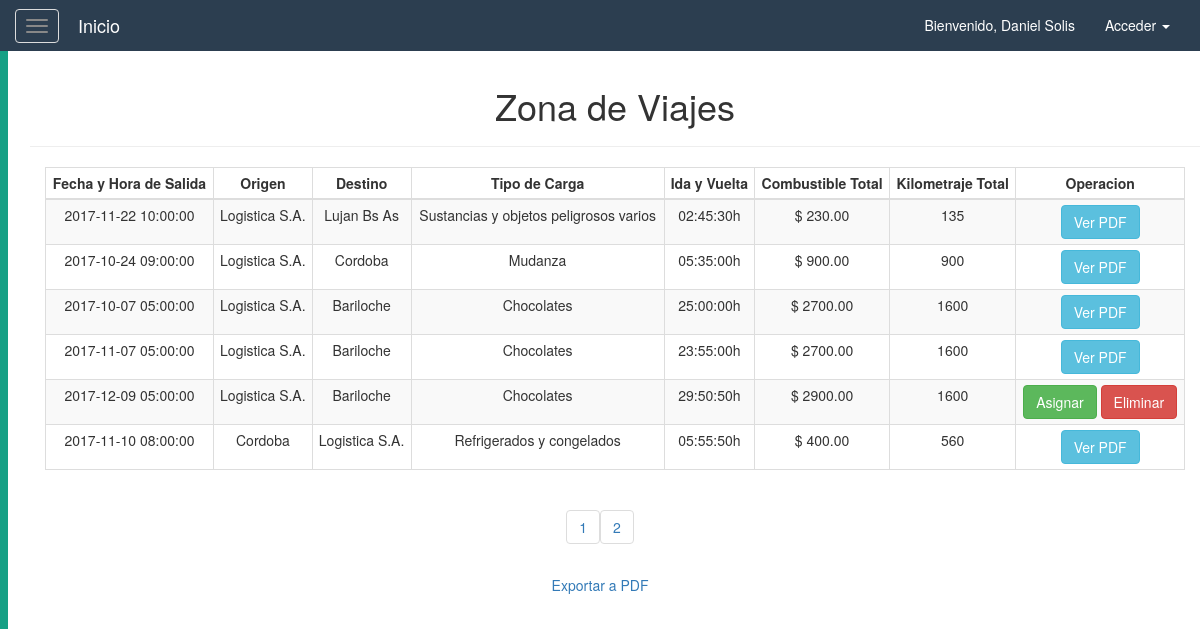
The page /logistica/vista_viajes.php (signed in) on the database its author committed.
### tables this page shows
CREATE TABLE Viaje(
	idViaje int(11) NOT NULL AUTO_INCREMENT,
    fkPresupuestoV int(11) NOT NULL,
    fecha datetime NOT NULL,
    origen varchar(45) NOT NULL,
    destino varchar(45) NOT NULL,
    tipo_carga varchar(45) NOT NULL,
    tiempo_total time,
    combustible_total decimal(11,2),
    km_total int(11),
    PRIMARY KEY (idViaje),
    CONSTRAINT fk_prev FOREIGN KEY (fkPresupuestoV)
		REFERENCES Presupuesto (idPresupuesto)
);

### resources/config.php (called while the page is built, shortened)
<?php
    $TEMPLATES_PATH=$_SERVER['DOCUMENT_ROOT'].'/resources/templates';
    $DB_PATH=$_SERVER['DOCUMENT_ROOT'].'/resources/db';
    require_once($TEMPLATES_PATH.'/cssHead.php');
    require_once($DB_PATH.'/control.php');
?>

### resources/db/control.php (called while the page is built, shortened)
<?php
    class controlDB{
        function __construct(){
            try{
            $host="localhost";
            $dbname="logistica";
            $user="root";
            $pass="";
            $this->con=mysqli_connect($host,$user,$pass) or die("No se puede conectar con la base de datos.");
            mysqli_select_db($this->con,$dbname)or die("No se encuentra la base de datos.");
            mysqli_set_charset($this->con, "utf8");
            }catch(Exception $ex){
                throw $ex;
            }
        }
        function consultar($sql){
            $result=mysqli_query($this->con,$sql);
            $data=null;
            if($result){
                while($fila=mysqli_fetch_array($result)){
                    $data[]=$fila;
                }
            }
            return $data;
        }
    }
?>

### resources/library/viajes_pag.php (called while the page is built, shortened)
<?php
    $tamagno_paginas = 6;
    if(isset($_GET['pagina'])) {
        $pag = $_GET['pagina'];
    } else {
        $pag = 1;
    }
    $empezar_desde = ($pag-1) * $tamagno_paginas;
    $datos = $obj -> consultar("SELECT V.idViaje VViaje, V.fkPresupuestoV fkPresupuesto, V.fecha Fecha, V.origen Origen, V.destino Destino, V.tipo_carga Carga, V.tiempo_total Tiempo, V.combustible_total Combustible, V.km_total Km
        FROM Viaje V
        ORDER BY V.idViaje
        LIMIT $empezar_desde, $tamagno_paginas
    ");
    $cons = $obj -> consultar("SELECT T.fkViajeT TViaje
        FROM Vehiculo_Chofer_viaje T
        ORDER BY T.fkViajeT
    ");
    $asignar = array();
    foreach($cons as $a){
        $asignar[] = $a['TViaje'];
    }
    $num_filas = count($obj -> consultar("SELECT *
        FROM viaje
    "));
    $total_paginas = ceil($num_filas/$tamagno_paginas);
?>

### logistica/vista_viajes.php (the view, shortened to what this page needs)
<!DOCTYPE html>
<html lang="es">
<head>
    <?php
    require_once($_SERVER['DOCUMENT_ROOT'].'/resources/config.php');
    $obj = new controlDB();
    include $LIBRARY_PATH.'/viajes_pag.php';
    ?>
</head>
<body>
    <?php
    require_once($_SERVER['DOCUMENT_ROOT'].'/resources/templates/header.php');
    ?>
    <div id="wrapper">
        <?php
        require_once($_SERVER['DOCUMENT_ROOT'].'/resources/templates/sidebar.php');
        ?>
        <div id="page-content-wrapper">
            <div class="container-fluid">
                <div class="row">
                    <div class="col-lg-12 text-center">
                        <div class="container">
                            <div class="row">
                                <div class="col">
                                    <h1>Zona de Viajes</h1>
                                    <hr/>
                                </div>
                            </div>
                        </div>
                        <div class="container">
                            <div class="row">
                                <div class="col-lg-12 col-md-12 col-sm-12 col-xs-12">
                                    <div class="table-responsive">
                                        <table class="table table-striped table-bordered table-condensed table-hover">
                                            <thead>
                                                <th  class="text-center">Fecha y Hora de Salida</th>
                                                <th  class="text-center">Origen</th>
                                                <th  class="text-center">Destino</th>
                                                <th  class="text-center">Tipo de Carga</th>
                                                <th  class="text-center">Ida y Vuelta</th>
                                                <th  class="text-center">Combustible Total</th>
                                                <th  class="text-center">Kilometraje Total</th>
                                                <?php if($_SESSION['rol'] == 'Administrador' || $_SESSION["rol"] == 'Supervisor') {?>
                                                <th  class="text-center">Operacion</th>
                                                <?php } ?>
                                            </thead>
                                            <?php if($_SESSION['rol'] == 'Administrador' || $_SESSION["rol"] == 'Supervisor') {?>
                                            <?php foreach($datos as $td){ ?>
                                            <tr>
                                                <td><?php echo $td['Fecha']; ?></td>
                                                <td><?php echo $td['Origen']; ?></td>
                                                <td><?php echo $td['Destino']; ?></td>
                                                <td><?php echo $td['Carga']; ?></td>
                                                <td><?php echo ($td['Tiempo'].'h'); ?></td>
                                                <td><?php echo ('$ '.$td['Combustible']); ?></td>
                                                <td><?php echo $td['Km']; ?></td>
                                                <td class="text-center">
                                                    <?php if(!in_array($td['VViaje'], $asignar)) { ?>
                                                    <a href="asignarViaje.php?id=<?php echo $td['VViaje']?>">
                                                        <button class="btn btn-success">Asignar</button>
                                                    </a>
                                                    <a href="bdViajes.php?id=<?php echo $td['VViaje']?>&funcion=eliminar&presupuesto=<?php echo $td['fkPresupuesto']?>">
                                                        <button class="btn btn-danger">Eliminar</button>
                                                    </a>
                                                    <br>
                                                    <?php } else { ?>
                                                    <a href="imprimirViajeQR.php?id=<?php echo $td['VViaje']?>" target="_blank">
                                                        <button class="btn btn-info">Ver PDF</button>
                                                    </a>
                                                </td>
                                            </tr>
                                            <?php }}} ?>
                                        </table>
                                    </div>
                                </div>
                            </div>
                        </div>
                        <div class="row">
                            <div class="col">
                             <?php
                             for($i = 1; $i <= $total_paginas; $i++){
                                echo "<ul class='pagination'>
                                <li><a href='?pagina=".$i."'>".$i."</a></li>
                                </ul>";}
                                ?>
                            </div>
                        </div>
                        <div class="row">
                            <a href="exportarViaje.php" target="_blank">
                                <button class="btn btn-link">Exportar a PDF</button>
                            </a>
                        </div>
                    </div>
                </div>
            </div>
        </div>
    </div>
</body>
</html>

### resources/templates/cssHead.php
<?php
    echo "
        <meta charset='utf-8'>
        <meta name='viewport' content='width=device-width, initial-scale=1'>
        <link rel='stylesheet' href='/resources/css/bootstrap.min.css'>
        <link rel='stylesheet' href='/resources/css/fontello.css'>
        <link rel='stylesheet' href='/resources/css/frontEstilo.css'>
        <link rel='stylesheet' href='/resources/css/header.css'>
        <link rel='stylesheet' href='/resources/css/menuLateral.css'>
        <link rel='icon' href='/resources/images/title-logo.png' type='image/x-icon'>
    ";
?>

### resources/templates/header.php (shortened to what this page needs)
<nav class='navbar navbar-default'>
    <div class='container-fluid'>
        <div class='navbar-header'>
            <button type='button' class='navbar-toggle navbar-toggle-left collapsed' id='menu-toggle'>
        <span class='icon-bar'></span>
        <span class='icon-bar'></span>
        <span class='icon-bar'></span>
      </button>
            <a class='navbar-brand' href='ppal.php'>Inicio</a>
        </div>
        <div class='collapse navbar-collapse' id='bs-example-navbar-collapse-1'>
            <ul class='nav navbar-nav navbar-right'>
                <?php
                    echo "<li><a href='#'>Bienvenido, ".$_SESSION['usuario']."</a></li>";
                ?>
                <li class='dropdown'>
                    <a href='#' class='dropdown-toggle' data-toggle='dropdown' role='button' aria-haspopup='true' aria-expanded='false'>Acceder <span class='caret'></span></a>
                </li>
            </ul>
        </div>
    </div>
</nav>

### resources/templates/sidebar.php (shortened to what this page needs)
<div id='sidebar-wrapper'>
</div>

### resources/css/header.css (style rules this page uses)
.navbar { border-radius: 0px; }
.navbar-default { background-color:#2C3E50; border: #2C3E50 0px; color: white; }
.navbar-default .navbar-brand { color: white; }
.navbar-default .navbar-nav>li>a { color: white; }
.navbar { margin-bottom: 0px; }
.navbar-toggle-left { display: inline-block; }
.navbar-brand { display:inline-block; float:none; }
.navbar-toggle-left { float:none; }

### resources/css/menuLateral.css (style rules this page uses)
#sidebar-wrapper { z-index: 1; position: absolute; width: 0; height: 100%; overflow-y: hidden; background: #2C3E50; border-left: 8px solid #16A085; transition: all 0.4s ease; }
#page-content-wrapper { width: 100%; height: 100%; position: absolute; padding: 15px; }

### rows shown on the page
viaje: fecha "2017-11-22 10:00:00", origen "Logistica S.A.", destino "Lujan Bs As", tipo_carga "Sustancias y objetos peligrosos varios", tiempo_total "02:45:30", combustible_total "230.00", km_total "135"
viaje: fecha "2017-10-24 09:00:00", origen "Logistica S.A.", destino "Cordoba", tipo_carga "Mudanza", tiempo_total "05:35:00", combustible_total "900.00", km_total "900"
viaje: fecha "2017-10-07 05:00:00", origen "Logistica S.A.", destino "Bariloche", tipo_carga "Chocolates", tiempo_total "25:00:00", combustible_total "2700.00", km_total "1600"
viaje: fecha "2017-11-07 05:00:00", origen "Logistica S.A.", destino "Bariloche", tipo_carga "Chocolates", tiempo_total "23:55:00", combustible_total "2700.00", km_total "1600"
viaje: fecha "2017-12-09 05:00:00", origen "Logistica S.A.", destino "Bariloche", tipo_carga "Chocolates", tiempo_total "29:50:50", combustible_total "2900.00", km_total "1600"
viaje: fecha "2017-11-10 08:00:00", origen "Cordoba", destino "Logistica S.A.", tipo_carga "Refrigerados y congelados", tiempo_total "05:55:50", combustible_total "400.00", km_total "560"

### other values the page prints
$_SESSION['usuario'] "Daniel Solis"
